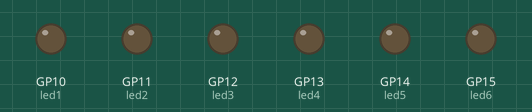
Recording of a program running on a simulated Raspberry Pi Pico running MicroPython. On the bench: output pins drawn as LEDs (lit = HIGH).

Above: at 0.12 s.
At 0.87 s:
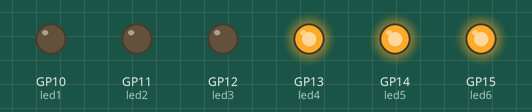
At 1.62 s:
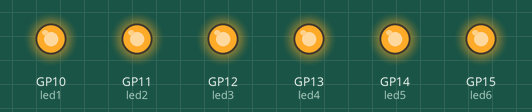
At 3.37 s:
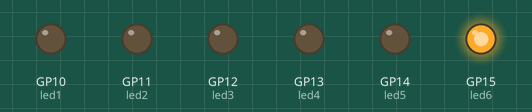
At 4.87 s:
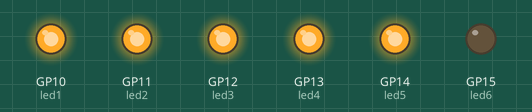
At 6.63 s:
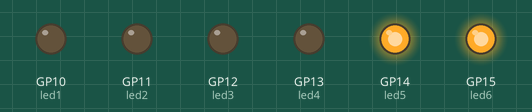
Timing chart, 0 to 6.9 s (numbered marks = the images above):
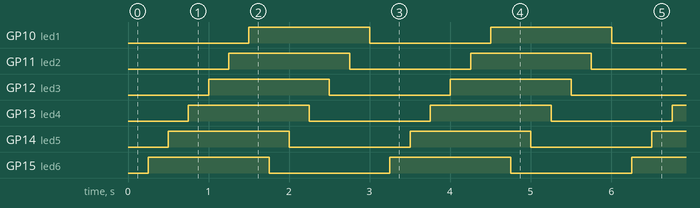

Measured:
- by itself, GP10 (led1), GP11 (led2), GP12 (led3), GP13 (led4), GP14 (led5), GP15 (led6): alternates HIGH for 1.5 s and LOW for 1.5 s
- by itself, everything shown: repeats every 3.0 s, in 12 steps

The program:

6ledchaser_orwardreverse.py
```python
from machine import Pin
from time import sleep

led1 = Pin(10, Pin.OUT)
led2 = Pin(11, Pin.OUT)
led3 = Pin(12, Pin.OUT)
led4 = Pin(13, Pin.OUT)
led5 = Pin(14, Pin.OUT)
led6 = Pin(15, Pin.OUT)
def forward (a,b,c,d,e,f):
    led1.value(a)
    led2.value(b)
    led3.value(c)
    led4.value(d)
    led5.value(e)
    led6.value(f)
    sleep(0.25)
def reverse (a,b,c,d,e,f):
    led1.value(f)
    led2.value(e)
    led3.value(d)
    led4.value(c)
    led5.value(b)
    led6.value(a)
while True:
    forward(0,0,0,0,0,0)
    forward(0,0,0,0,0,1)
    forward(0,0,0,0,1,1)
    forward(0,0,0,1,1,1)
    forward(0,0,1,1,1,1)
    forward(0,1,1,1,1,1)
    forward(1,1,1,1,1,1)
    forward(1,1,1,1,1,0)
    forward(1,1,1,1,0,0)
    forward(1,1,1,0,0,0)
    forward(1,1,0,0,0,0)
    forward(1,0,0,0,0,0)
    #sleep(1)
    reverse(1,0,0,0,0,0)
    reverse(1,1,0,0,0,0)
    reverse(1,1,1,0,0,0)
    reverse(1,1,1,1,0,0)
    reverse(1,1,1,1,1,0)
    reverse(0,0,0,0,0,1)
    reverse(0,0,0,0,1,1)
    reverse(0,0,0,1,1,1)
    reverse(0,0,1,1,1,1)
    reverse(0,1,1,1,1,1)
    reverse(1,1,1,1,1,1)
    
```
